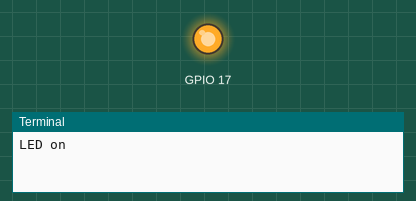
Simulated run of this program. Board: Raspberry Pi (BCM pin numbers). On the bench: output pins drawn as LEDs (lit = HIGH), the last lines printed to the terminal.

Above: at 0.5 s.
At 5.0 s:
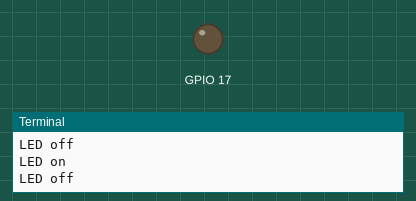
Timing chart, 0 to 6.9 s (numbered marks = the images above):
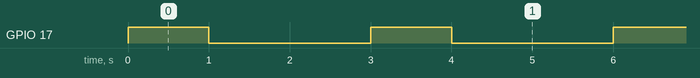

Measured:
- by itself, GPIO 17: alternates HIGH for 1.0 s and LOW for 2.0 s

The program:

led_test.py
```python
#!/usr/bin/env python


import RPi.GPIO as GPIO
import time

GPIO.setmode(GPIO.BCM)
GPIO.setwarnings(False)
GPIO.setup(17,GPIO.OUT)

while True:
	print "LED on"
	GPIO.output(17,GPIO.HIGH)
	time.sleep(1)
	print "LED off"
	GPIO.output(17,GPIO.LOW)
	time.sleep(2)
```
